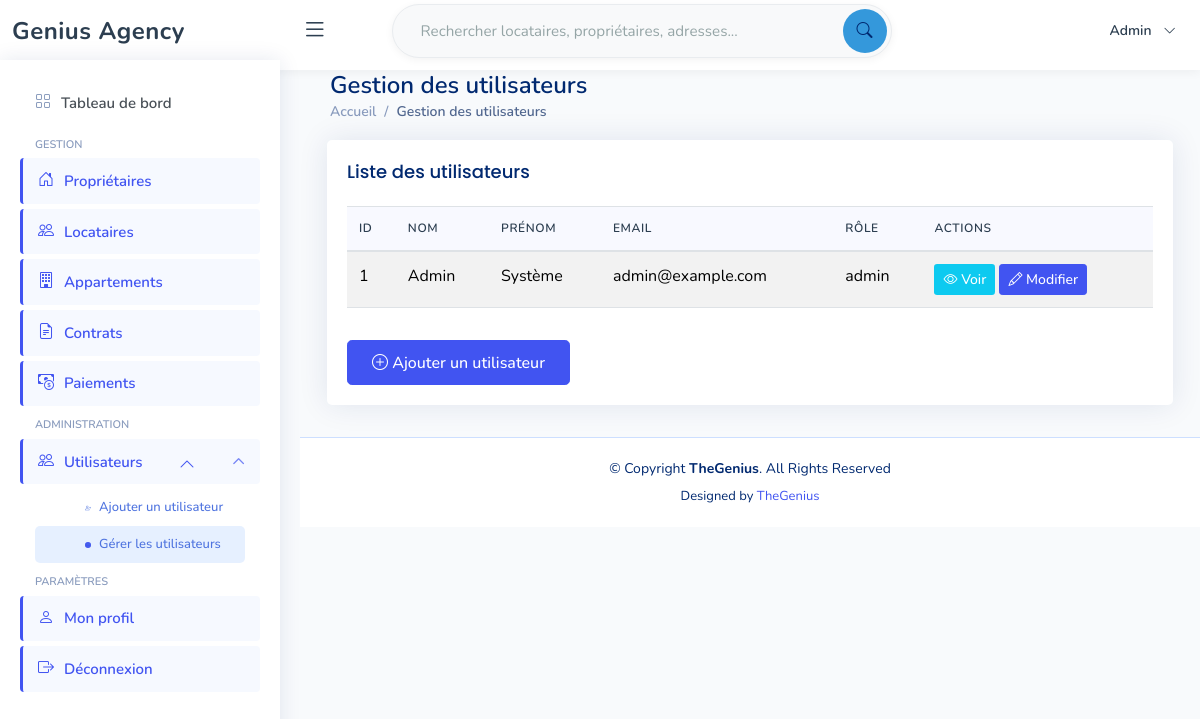
Page /pages/gestion_utilisateurs.php (signed in) on the committed database.
### tables this page shows
CREATE TABLE utilisateurs (
    id INT NOT NULL AUTO_INCREMENT,
    nom VARCHAR(100),
    prenom VARCHAR(100),
    email VARCHAR(150),
    sexe ENUM('H', 'F', 'Autre') NOT NULL DEFAULT 'Autre',
    nomutilisateur VARCHAR(100) UNIQUE,
    motdepasse VARCHAR(255),
    role ENUM('admin', 'gestionnaire') DEFAULT 'gestionnaire',
    PRIMARY KEY (id)
);

### pages/gestion_utilisateurs.php (the view, shortened to what this page needs)
<?php
$pdo = Database::connect();
$stmt = $pdo->query("SELECT * FROM utilisateurs ORDER BY nom, prenom");
$utilisateurs = $stmt->fetchAll(PDO::FETCH_ASSOC);
?>
<!DOCTYPE html>
<html lang="fr">
<head>
    <?php include("head.php"); ?>
</head>
<body>
    <?php include("header.php"); ?>
    <?php include("sidebar.php"); ?>
    <main id="main" class="main">
        <div class="pagetitle">
            <h1>Gestion des utilisateurs</h1>
            <nav>
                <ol class="breadcrumb">
                    <li class="breadcrumb-item"><a href="dashboard.php">Accueil</a></li>
                    <li class="breadcrumb-item active">Gestion des utilisateurs</li>
                </ol>
            </nav>
        </div>
        <section class="section">
            <div class="row">
                <div class="col-lg-12">
                    <div class="card">
                        <div class="card-body">
                            <h5 class="card-title">Liste des utilisateurs</h5>
                            <div class="table-responsive">
                                <table class="table table-striped">
                                    <thead>
                                        <tr>
                                            <th>ID</th>
                                            <th>Nom</th>
                                            <th>Prénom</th>
                                            <th>Email</th>
                                            <th>Rôle</th>
                                            <th>Actions</th>
                                        </tr>
                                    </thead>
                                    <tbody>
                                        <?php foreach ($utilisateurs as $utilisateur): ?>
                                        <tr>
                                            <td><?= htmlspecialchars($utilisateur['id']) ?></td>
                                            <td><?= htmlspecialchars($utilisateur['nom']) ?></td>
                                            <td><?= htmlspecialchars($utilisateur['prenom']) ?></td>
                                            <td><?= htmlspecialchars($utilisateur['email']) ?></td>
                                            <td><?= htmlspecialchars($utilisateur['role']) ?></td>
                                            <td>
                                                <a href="voir_utilisateur.php?id=<?= $utilisateur['id'] ?>" class="btn btn-info btn-sm text-white" title="Voir les détails">
                                                    <i class="bi bi-eye"></i> Voir
                                                </a>
                                                <a href="modifier_utilisateur.php?id=<?= $utilisateur['id'] ?>" class="btn btn-primary btn-sm" title="Modifier">
                                                    <i class="bi bi-pencil"></i> Modifier
                                                </a>
                                            </td>
                                        </tr>
                                        <?php endforeach; ?>
                                    </tbody>
                                </table>
                            </div>
                            <div class="mt-3">
                                <a href="ajouter_utilisateur.php" class="btn btn-primary">
                                    <i class="bi bi-plus-circle"></i> Ajouter un utilisateur
                                </a>
                            </div>
                        </div>
                    </div>
                </div>
            </div>
        </section>
    </main>
    <?php include("footer.php"); ?>
</body>
</html>

### assets/css/style.css (style rules this page uses)
:root { scroll-behavior: smooth; --primary-color: #4361ee; --primary-hover: #3a56d4; --secondary-color: #3f37c9; --success-color: #4cc9f0; --info-color: #4895ef; --warning-color: #f72585; --danger-color: #f72585; --light-color: #f8f9ff; --dark-color: #1a1a2e; --text-color: #2b2d42; --text-muted: #6c757d; --border-color: #e0e0e0; --card-shadow: 0 0.5rem 1.5rem rgba(22, 28, 45, 0.1); --transition: all 0.3s ease; }
body { font-family: 'Nunito', 'Open Sans', sans-serif; background: #f8fafc; color: var(--text-color); line-height: 1.6; }
a { color: var(--primary-color); text-decoration: none; transition: var(--transition); }
h1, h2, h3, h4, h5, h6 { font-family: 'Nunito', sans-serif; font-weight: 700; color: var(--dark-color); margin-bottom: 1rem; line-height: 1.3; }
h1 { font-size: 2.5rem; }
h5 { font-size: 1.25rem; }
.btn-primary { background-color: var(--primary-color); border-color: var(--primary-color); padding: 0.5rem 1.5rem; font-weight: 600; border-radius: 0.375rem; transition: var(--transition); }
.card { border: none; border-radius: 0.5rem; box-shadow: var(--card-shadow); transition: var(--transition); margin-bottom: 1.5rem; background: #ffffff; border: 1px solid rgba(0, 0, 0, 0.05); }
.card-body { padding: 1.5rem; }
.table { color: var(--text-color); }
.table thead th { background-color: #f8f9fa; border-bottom: 2px solid var(--border-color); font-weight: 600; text-transform: uppercase; font-size: 0.75rem; letter-spacing: 0.05em; }
#main { margin-top: 60px; padding: 20px 30px; transition: all 0.3s; }
.pagetitle { margin-bottom: 10px; }
.pagetitle h1 { font-size: 24px; margin-bottom: 0; font-weight: 600; color: #012970; }
.card { margin-bottom: 30px; border: none; border-radius: 5px; box-shadow: 0px 0 30px rgba(1, 41, 112, 0.1); }
.card-title { padding: 20px 0 15px 0; font-size: 18px; font-weight: 500; color: #012970; font-family: "Poppins", sans-serif; }
.card-body { padding: 0 20px 20px 20px; }
.breadcrumb { font-size: 14px; font-family: "Nunito", sans-serif; color: #899bbd; font-weight: 600; }
.breadcrumb a { color: #899bbd; transition: 0.3s; }
.breadcrumb .breadcrumb-item::before { color: #899bbd; }
.breadcrumb .active { color: #51678f; font-weight: 600; }
@media (min-width: 1200px) { #main, #footer { margin-left: 300px; } }

### assets/css/dashboard.css (style rules this page uses)
:root { --primary-color: #4361ee; --primary-hover: #3a56d4; --secondary-color: #3f37c9; --success-color: #4cc9f0; --info-color: #4895ef; --warning-color: #f72585; --danger-color: #f72585; --light-color: #f8f9ff; --dark-color: #1a1a2e; --text-color: #2b2d42; --text-muted: #6c757d; --border-color: #e0e0e0; --card-shadow: 0 0.5rem 1.5rem rgba(22, 28, 45, 0.1); --transition: all 0.3s ease; }
body { margin: 0; padding: 0; }
#main { margin-top: 0 !important; padding-top: 0 !important; }
.section { padding-top: 0 !important; }
.card { margin-bottom: 0.75rem !important; }
.card-title { margin-bottom: 0.5rem !important; }
.btn-primary { background: var(--primary-color); color: white; }

### assets/css/gestion.css (style rules this page uses)
:root { --primary-color: #4154f1; --primary-hover: #717ff5; --secondary-color: #6c757d; --success-color: #2ecc71; --danger-color: #e74c3c; --warning-color: #f39c12; --info-color: #3498db; --light-color: #f8f9ff; --dark-color: #2c3e50; --text-color: #444444; --border-color: #e0e0e0; --card-shadow: 0 0 15px rgba(0, 0, 0, 0.05); --transition: all 0.3s ease; --border-radius: 8px; }
.btn { display: inline-block; font-weight: 500; text-align: center; white-space: nowrap; vertical-align: middle; user-select: none; border: 1px solid transparent; padding: 0.6rem 1.5rem; font-size: 1rem; line-height: 1.5; border-radius: 0.3rem; transition: var(--transition); cursor: pointer; text-decoration: none; }
.btn-primary { color: #fff; background-color: var(--primary-color); border-color: var(--primary-color); }
.btn-sm { padding: 0.25rem 0.5rem; font-size: 0.875rem; line-height: 1.5; border-radius: 0.2rem; }
.table-responsive { width: 100%; overflow-x: auto; -webkit-overflow-scrolling: touch; }
.table { width: 100%; max-width: 100%; margin-bottom: 1rem; background-color: transparent; border-collapse: collapse; }
.table th, .table td { padding: 0.75rem; vertical-align: top; border-top: 1px solid #dee2e6; }
.table thead th { vertical-align: bottom; border-bottom: 2px solid #dee2e6; background-color: var(--light-color); color: var(--dark-color); font-weight: 600; text-align: left; }
.row { display: flex; flex-wrap: wrap; margin-right: -15px; margin-left: -15px; }

### rows in the picture
utilisateurs: id "1", nom "Admin", prenom "Système", email "admin@example.com", role "admin"

### other values in the picture
$_SESSION['username'] "Admin"
